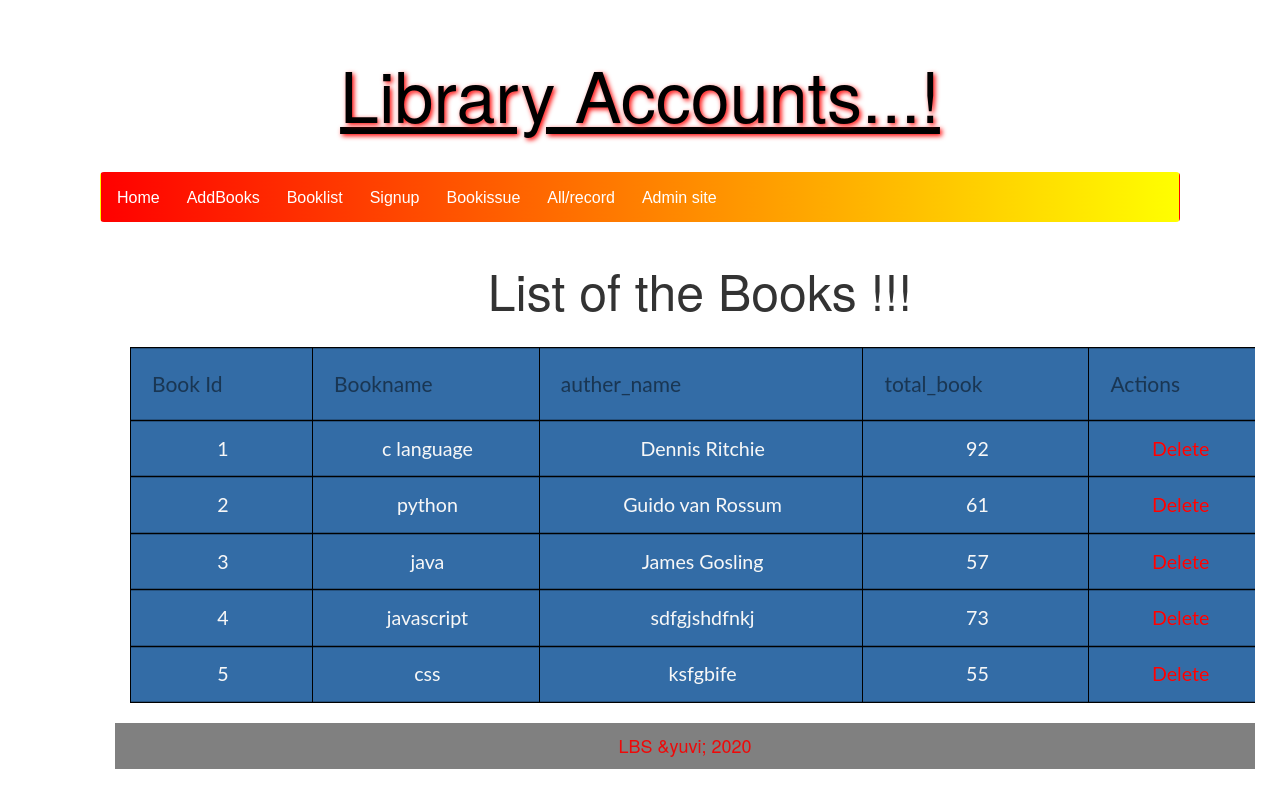
/showbooks/, run on the app's committed database.
### testApp/models.py (models this page shows)
class SaveBookData(models.Model):
    id= models.AutoField(auto_created=True, primary_key=True, serialize=False, verbose_name='ID')
    bookname=models.CharField(max_length=300)
    auther_name=models.CharField(max_length=300)
    total_book=models.IntegerField()

### testApp/views.py (the view)
# urls.py: path('showbooks/', views.showbook_view),
def showbook_view(request):
    book_list = SaveBookData.objects.all()
    return render(request,'mainfolder/showbooks.html',{'book_list':book_list})

### templates/mainfolder/showbooks.html (shortened to what this page needs)
<!DOCTYPE html>
{% extends 'mainfolder/base1.html' %}
    {% block body_block %}
        <!DOCTYPE html>
        {%load staticfiles%}
        <html lang="en">
        <head>
            <link rel="stylesheet" href="{% static 'cssfiles/demo1.css' %}">
        </head>
        <body>
            <div class="table-responsive">
                <div class="container">
                    <h1 style="font-size: 50px; text-align: center;">List of the Books !!!</h1><br>
                    {% if book_list %}
                    <table style="width:100%" class="flat-table flat-table-1">
                    <thead>
                        <th> Book Id </th>
                        <th> Bookname </th>
                        <th> auther_name </th>
                        <th> total_book </th>
                        <th> Actions </th>
                    </thead>
                    {% for book in book_list %}
                    <tbody>
                        <tr>
                            <td> {{book.id}}</td>
                            <td>{{book.bookname}}</td>
                            <td>{{book.auther_name}}</td>
                            <td>{{book.total_book}}</td>
                            <td><a style="color: red; " href="/delete/{{book.id }}">Delete</a></td>
                        </tr>
                        {% endfor %}
                    </tbody>
                </table>
                {%else%}
                    <p style="text-align: center;" > No Books are found </p>
                {% endif %}
                </div>
              </div>
        </body>
        </html>
    {% endblock %}

### static/cssfiles/demo.css (style rules this page uses)
* { margin: 0px; padding: 0px; }

### static/cssfiles/demo1.css (style rules this page uses)
.flat-table { align-self: auto; margin-bottom: 20px; border-collapse:collapse; font-family: 'Lato', Calibri, Arial, sans-serif; border: none; border-radius: 3px; -webkit-border-radius: 3px; -moz-border-radius: 3px; }
.flat-table th, .flat-table td { box-shadow: inset 0 -1px rgba(0,0,0,0.25), inset 0 1px rgba(0,0,0,0.25); }
.flat-table th { font-weight: normal; -webkit-font-smoothing: antialiased; padding: 1em; color: rgba(0,0,0,0.45); text-shadow: 0 0 1px rgba(0,0,0,0.1); font-size: 1.5em; }
.flat-table td { color: #f7f7f7; padding: 0.7em 1em 0.7em 1.15em; text-shadow: 0 0 1px rgba(255,255,255,0.1); font-size: 1.4em; }
.flat-table tr { -webkit-transition: background 0.3s, box-shadow 0.3s; -moz-transition: background 0.3s, box-shadow 0.3s; transition: background 0.3s, box-shadow 0.3s; }
.flat-table-1 { background: #336ca6; align-self: left; }

### templates/mainfolder/showbooks.html (style rules this page uses)
table, th, td { border:1px solid black; border-collapse: collapse; }

### data on the page
SaveBookData: id "1", bookname "c language", auther_name "Dennis Ritchie", total_book "92"
SaveBookData: id "2", bookname "python", auther_name "Guido van Rossum", total_book "61"
SaveBookData: id "3", bookname "java", auther_name "James Gosling", total_book "57"
SaveBookData: id "4", bookname "javascript", auther_name "sdfgjshdfnkj", total_book "73"
SaveBookData: id "5", bookname "css", auther_name "ksfgbife", total_book "55"
